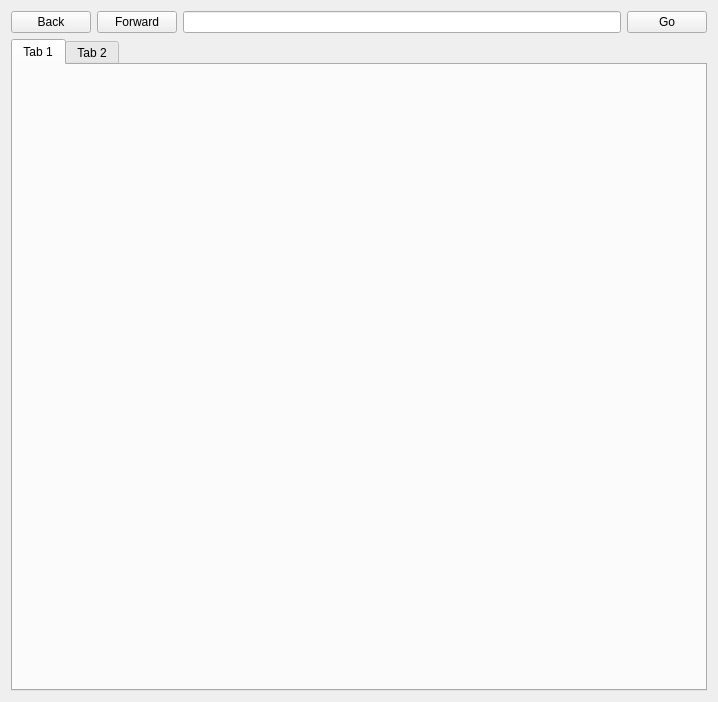
<?xml version="1.0" encoding="UTF-8"?>
<ui version="4.0">
 <class>Form</class>
 <widget class="QWidget" name="Form">
  <property name="geometry">
   <rect>
    <x>0</x>
    <y>0</y>
    <width>718</width>
    <height>702</height>
   </rect>
  </property>
  <property name="windowTitle">
   <string>Form</string>
  </property>
  <layout class="QVBoxLayout" name="verticalLayout">
   <item>
    <layout class="QHBoxLayout" name="horizontalLayout">
     <item>
      <widget class="QPushButton" name="backButton">
       <property name="text">
        <string>Back</string>
       </property>
      </widget>
     </item>
     <item>
      <widget class="QPushButton" name="forwardButton">
       <property name="text">
        <string>Forward</string>
       </property>
      </widget>
     </item>
     <item>
      <widget class="QLineEdit" name="urlEdit"/>
     </item>
     <item>
      <widget class="QPushButton" name="goButton">
       <property name="text">
        <string>Go</string>
       </property>
      </widget>
     </item>
    </layout>
   </item>
   <item>
    <widget class="QTabWidget" name="tabWidget">
     <widget class="QWidget" name="tab">
      <attribute name="title">
       <string>Tab 1</string>
      </attribute>
     </widget>
     <widget class="QWidget" name="tab_2">
      <attribute name="title">
       <string>Tab 2</string>
      </attribute>
     </widget>
    </widget>
   </item>
  </layout>
 </widget>
 <resources/>
 <connections/>
</ui>
